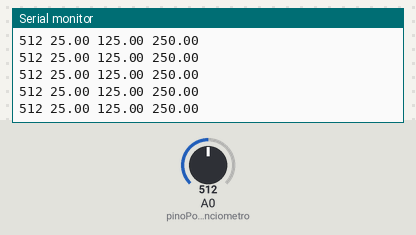
Simulated run of this sketch. Board: Arduino Uno, built with avr-gcc and run on an emulated ATmega328P. Parts: the last lines printed to the serial monitor. Inputs (shaded band) come from the test bench; at power-on: A0 (pinoPotenciometro) = 512.

Above: at 2.7 s.
2.8 s: A0 (pinoPotenciometro) set to 212
At 2.85 s:
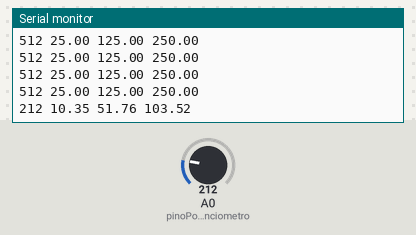
5.8 s: A0 (pinoPotenciometro) set to 193
At 5.8 s:
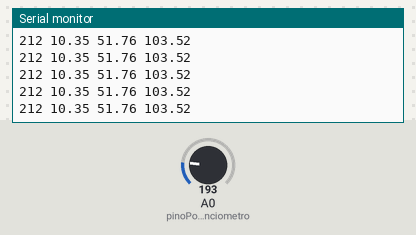
Timing chart, 0 to 8.8 s (numbered marks = the images above; inputs shaded):
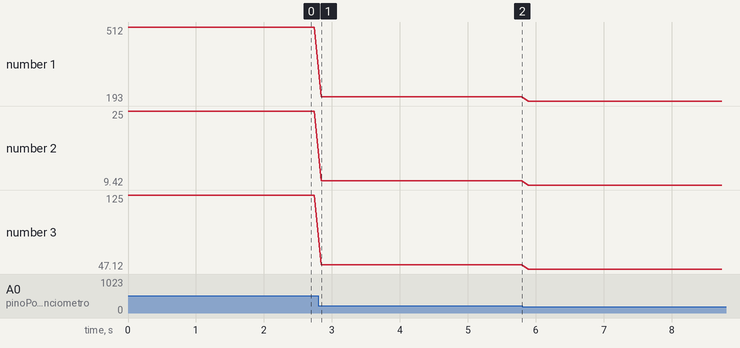

The sketch:

plottando_multiplos_graficos2.ino
```cpp
//Variáveis de conexão
const int pinoPotenciometro = A0; //Pino analógico onde está o potenciômetro

//Variáveis globais
int leitura = 0; //Armazena o valor lido pelo ADC
float tensao = 0.0; //Armazena a tensão

void setup() {
  //Iniciando a Serial
  Serial.begin(9600);
  pinMode(pinoPotenciometro, INPUT); //Configurando o tipo de dado do potenciometro
}

void loop() {
  leitura = analogRead(pinoPotenciometro); //Coletando o valor analógico do potenciometro
  tensao = leitura*5 / 1024.0; //Convertendo o valor em tensão elétrica

  //Plottando os valores.
  Serial.print(leitura);
  Serial.print(" "); //Utilizado pra separar a exibição das variáveis;
  Serial.print(tensao*10);
  Serial.print(" ");
  Serial.print(tensao*50);
  Serial.print(" ");
  Serial.println(tensao*100);

  delay(100); //Espera 100ms para uma nova coleta de dados
}
```

Measured:
- after the input at 2.8 s, the serial monitor: prints a new line after 0.05 s (image 1)
- plotted number 1: 512 → 212 after the input at 2.8 s, 212 → 193 after the input at 5.8 s
- plotted number 2: 25 → 10.35 after the input at 2.8 s, 10.35 → 9.42 after the input at 5.8 s
- plotted number 3: 125 → 51.76 after the input at 2.8 s, 51.76 → 47.12 after the input at 5.8 s
